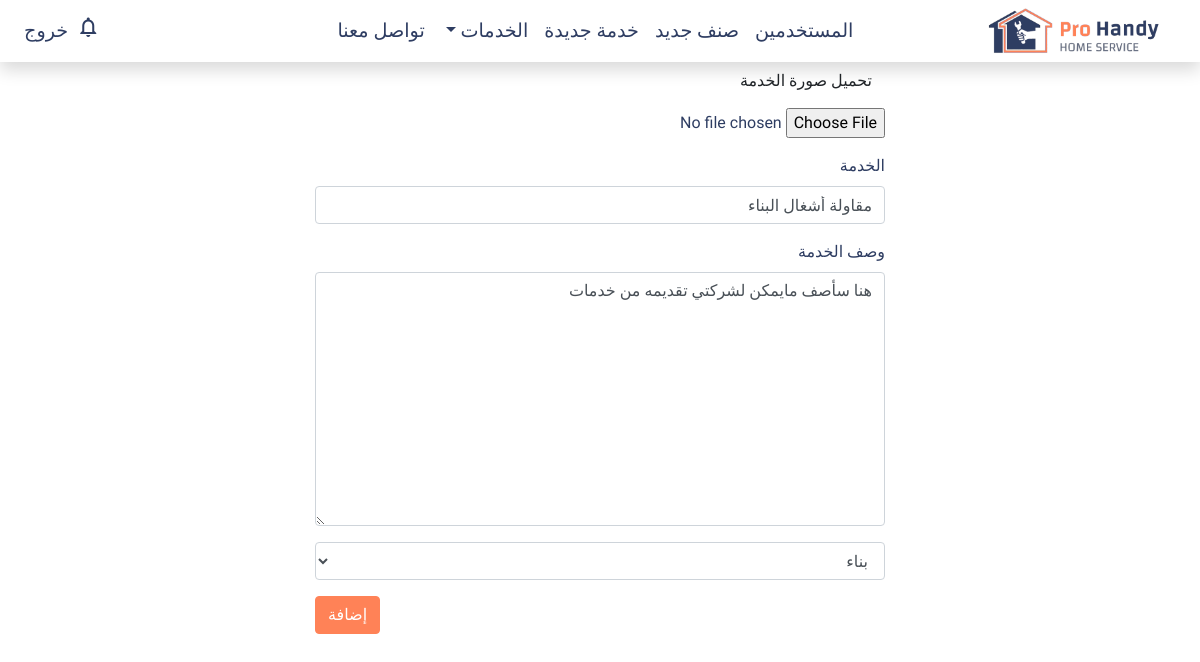
The page /service/1/update (signed in) on the database its author committed.
### application/models.py (models this page shows, shortened)
class Service(db.Model):
    id = db.Column(db.Integer, primary_key=True)
    service_name = db.Column(db.String(20), unique=True, nullable=False)
    description = db.Column(db.Text)
    image_file = db.Column(db.String(20), nullable=False, default='profile.svg')
    user_id = db.Column(db.Integer, db.ForeignKey('user.id'), nullable=False)
    category_id = db.Column(db.Integer, db.ForeignKey('category.id'), nullable=False)
    requests = db.relationship('ServiceRequest', cascade="all, delete", backref='requested', lazy=True)

### application/routes.py (the view)
@app.route('/service/<int:id>/update', methods=['GET', 'POST'])
def update_service(id):
    service = Service.query.filter_by(id=id).first()
    categories = Category.query.all()
    if not current_user.is_authenticated:
        return redirect(url_for('home'))
    elif not current_user.id == service.user_id:
        flash('عذرا لست مصرحا لتعديل هذه الخدمة', 'danger')
        return redirect(url_for('home'))
    form = ServiceForm()
    if form.validate_on_submit():
        if form.picture.data:
            picture_file = save_picture(form.picture.data, 'services')
            service.image_file = picture_file
        service.service_name = form.service_name.data
        service.description = form.description.data
        service.description = form.description.data
        service.category_id = form.category_id.data
        db.session.commit()
        flash('قد تم تحديث الخدمة بنجاح', 'success')
        return redirect(url_for('home'))
    elif request.method == 'GET':
        form.service_name.data = service.service_name
        form.description.data = service.description
        form.category_id.data = service.category_id
    return render_template('new-service.html', form=form, categories=categories, title='NH | تفيير الخدمة')

### application/forms.py
class ServiceForm(FlaskForm):
    categories = Category.query.all()
    cat_ids = []
    for cat in categories:
        cat_ids.append((str(cat.id), cat.category_name))
    service_name = StringField('الخدمة', validators=[DataRequired()])
    description = TextAreaField('وصف الخدمة', validators=[DataRequired()])
    picture = FileField('تحميل صورة الخدمة', validators=[FileAllowed(['jpg', 'png', 'svg'])])
    category_id = SelectField('الصنف', validators=[], choices=cat_ids)
    submit = SubmitField('إضافة')

### application/models.py (called while the page is built)
@login_manager.user_loader
def load_user(user_id):
    return User.query.get(int(user_id))

### application/templates/new-service.html (shortened to what this page needs)
{% extends 'base.html' %}
{% block main %}
    <div class="container col-lg-6">
        <form class="form-group text-right" method="POST" action="" enctype="multipart/form-data">
                <div class="form-group">
                    <div class="btn">
                        {{ form.picture.label(class="form-control-label") }}
                    </div>
                    <div class="form-group">
                        {{ form.picture(class="form-control-file") }}
                    </div>
                </div>
            <div class="form-group">
                {{ form.service_name.label }}
                {% if form.service_name.errors %}
                    {{ form.service_name(class="form-control") }}
                    <div class="form-group">
                        {% for error in form.category_name.errors %}
                        <div class="alert alert-danger">
                            <span>{{ error }}</span>
                        </div>
                        {% endfor %}
                    </div>
                {% else %}
                    {{ form.service_name(class="form-control") }}
                {% endif %}
            </div>
            <div class="form-group">
                {{ form.description.label }}
                {% if form.description.errors %}
                    {{ form.description(rows="10", class="form-control") }}
                    <div class="form-group">
                        {% for error in form.description.errors %}
                        <div class="alert alert-danger">
                            <span>{{ error }}</span>
                        </div>
                        {% endfor %}
                    </div>
                {% else %}
                    {{ form.description(rows="10", class="form-control") }}
                {% endif %}
            </div>
            <div class="form-group">
                {{ form.category_id(class="form-control") }}
            </div>
            <div class="form-group">
                {{ form.submit(class="btn btn-primary float-left") }}
            </div>
        </form>
    </div>
{% endblock %}

### application/static/css/styles.css (style rules this page uses)
html { height: 100%; }
body { font-family: 'Changa', serif; color: #2e3d62; min-height: 100%; position: relative; padding: 0; }
body::after { content: ''; display: block; height: 50px; }
.btn-primary { background-color: #ff8257; border-color: #ff8257; }

### rows shown on the page
Service: service_name "مقاولة أشغال البناء", description "هنا سأصف مايمكن لشركتي تقديمه من خدمات", category_id "بناء"
